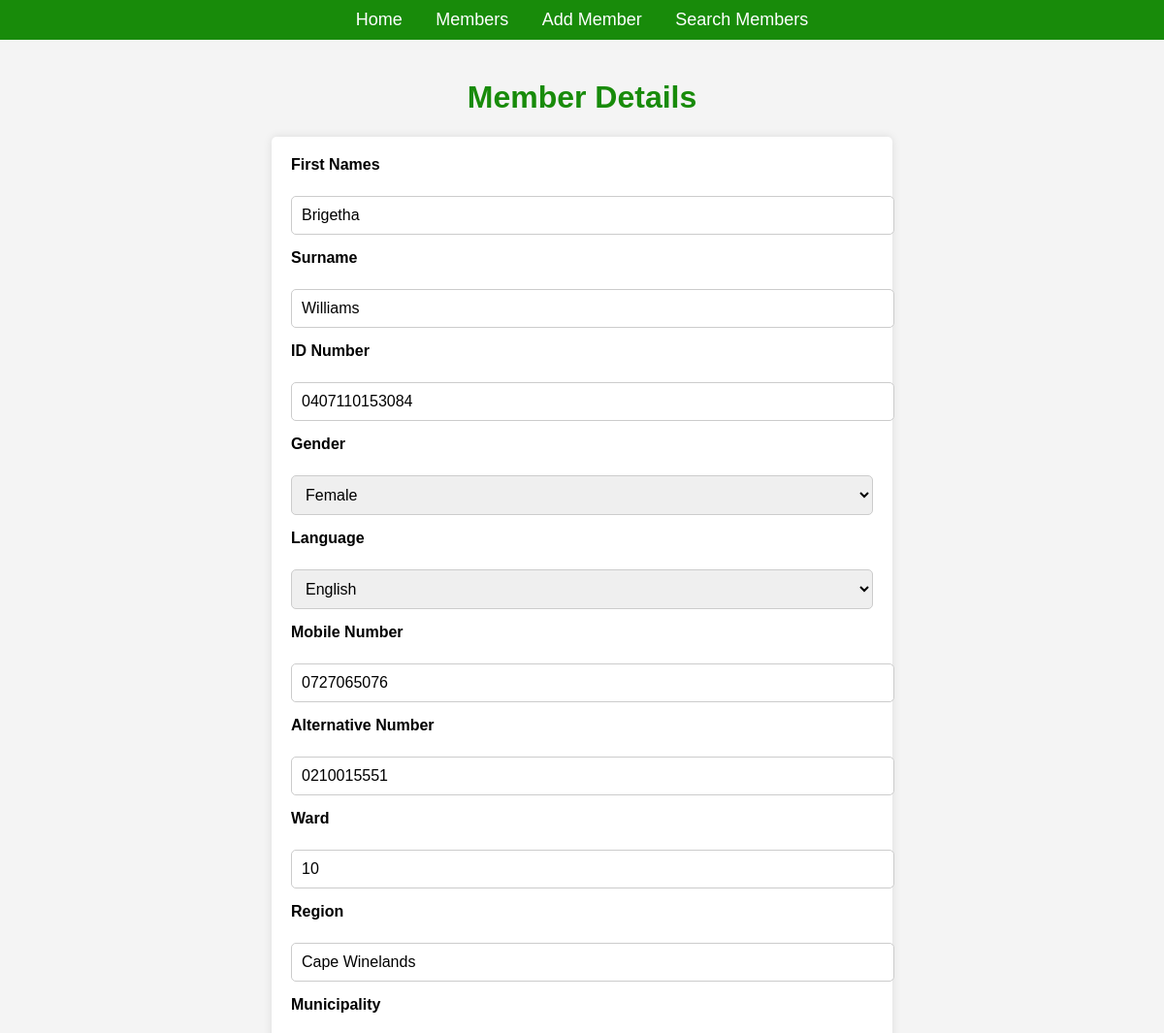
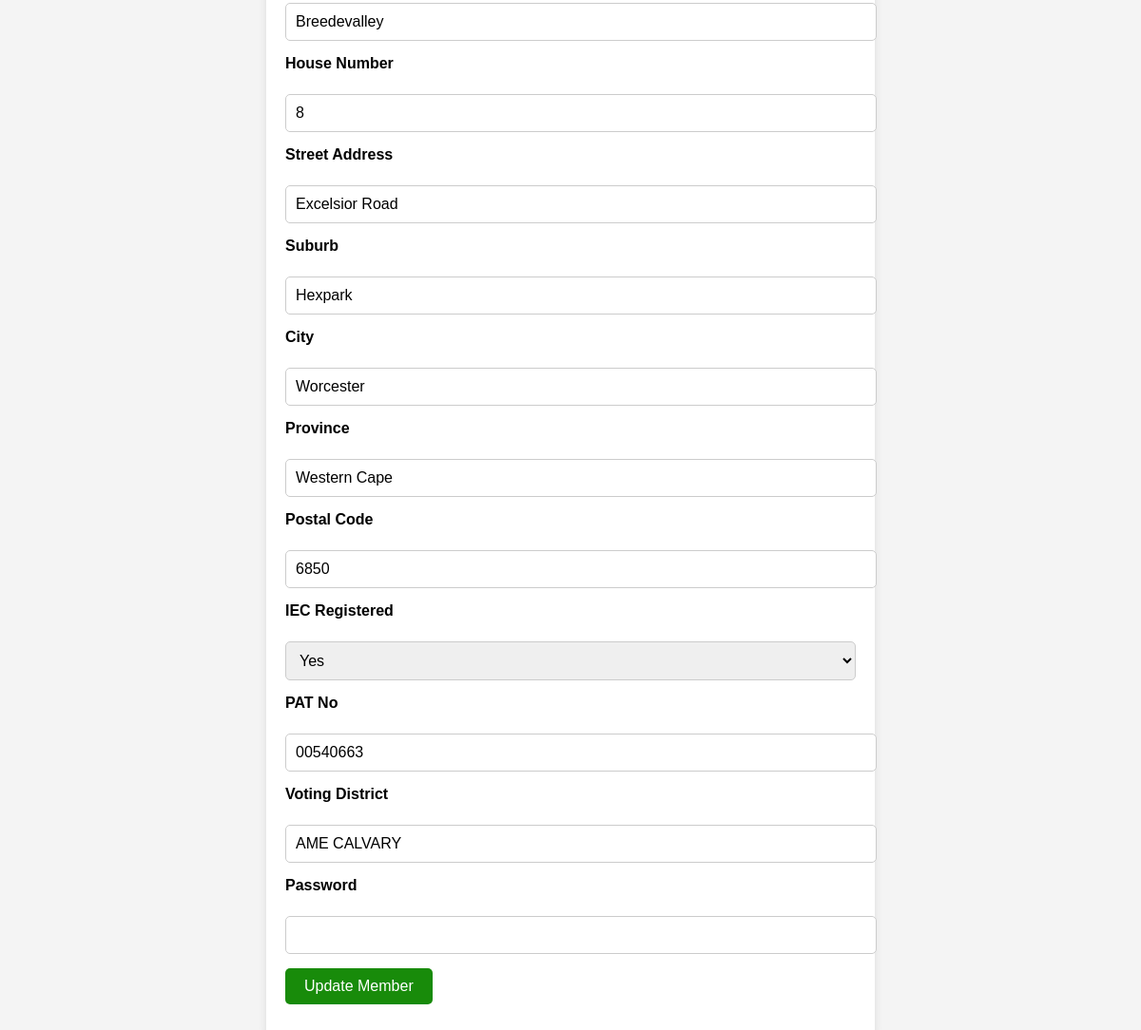
The page /member/5 on the database its author committed (2 pictures, top to bottom).
### app/models.py (models this page shows, shortened)
class Member(db.Model):
    id = db.Column(db.Integer, primary_key=True)
    first_names = db.Column(db.String(100), nullable=False)
    surname = db.Column(db.String(100), nullable=False)
    id_number = db.Column(db.String(13), unique=True, nullable=False)
    gender = db.Column(db.String(10), nullable=False)
    language = db.Column(db.String(20), nullable=False)
    mobile_number = db.Column(db.String(10), nullable=False)
    alternative_number = db.Column(db.String(10))
    ward = db.Column(db.String(2), nullable=False)
    region = db.Column(db.String(100), nullable=False)
    municipality = db.Column(db.String(100), nullable=False)
    house_number = db.Column(db.Integer, nullable=False)
    street_address = db.Column(db.String(100), nullable=False)
    suburb = db.Column(db.String(100), nullable=False)
    city = db.Column(db.String(100), nullable=False)
    province = db.Column(db.String(100), nullable=False)
    postal_code = db.Column(db.String(4), nullable=False)
    iec_registered = db.Column(db.String(3), nullable=False)
    pat_no = db.Column(db.String(100))
    voting_district = db.Column(db.String(100), nullable=False)

### app/routes.py (the view, shortened to what this page needs)
@member_routes.route('/member/<int:member_id>', methods=['GET', 'POST'])
def view_member(member_id):
    member = Member.query.get_or_404(member_id)
    form = MemberForm(obj=member)
    return render_template('view_member.html', member=member, form=form)

### app/templates/view_member.html (shortened to what this page needs)
{% extends "base.html" %}
{% block content %}
<h1>Member Details</h1>
<form method="POST">
    <div>
        {{ form.first_names.label }}<br>
        {{ form.first_names(size=32) }}
    </div>
    <div>
        {{ form.surname.label }}<br>
        {{ form.surname(size=32) }}
    </div>
    <div>
        {{ form.id_number.label }}<br>
        {{ form.id_number(size=32) }}
    </div>
    <div>
        {{ form.gender.label }}<br>
        {{ form.gender() }}
    </div>
    <div>
        {{ form.language.label }}<br>
        {{ form.language() }}
    </div>
    <div>
        {{ form.mobile_number.label }}<br>
        {{ form.mobile_number(size=32) }}
    </div>
    <div>
        {{ form.alternative_number.label }}<br>
        {{ form.alternative_number(size=32) }}
    </div>
    <div>
        {{ form.ward.label }}<br>
        {{ form.ward(size=32) }}
    </div>
    <div>
        {{ form.region.label }}<br>
        {{ form.region(size=32) }}
    </div>
    <div>
        {{ form.municipality.label }}<br>
        {{ form.municipality(size=32) }}
    </div>
    <div>
        {{ form.house_number.label }}<br>
        {{ form.house_number(size=32) }}
    </div>
    <div>
        {{ form.street_address.label }}<br>
        {{ form.street_address(size=32) }}
    </div>
    <div>
        {{ form.suburb.label }}<br>
        {{ form.suburb(size=32) }}
    </div>
    <div>
        {{ form.city.label }}<br>
        {{ form.city(size=32) }}
    </div>
    <div>
        {{ form.province.label }}<br>
        {{ form.province(size=32) }}
    </div>
    <div>
        {{ form.postal_code.label }}<br>
        {{ form.postal_code(size=32) }}
    </div>
    <div>
        {{ form.iec_registered.label }}<br>
        {{ form.iec_registered() }}
    </div>
    <div>
        {{ form.pat_no.label }}<br>
        {{ form.pat_no(size=32) }}
    </div>
    <div>
        {{ form.voting_district.label }}<br>
        {{ form.voting_district(size=32) }}
    </div>
<div>
    <label for="admin_password">Password</label><br>
    <input type="password" name="admin_password" id="admin_password" required>
</div>
<div>
    <button type="submit" name="update" class="button">Update Member</button>
</div>
</form>
{% endblock %}

### app/static/style.css (style rules this page uses)
body { font-family: Arial, sans-serif; background-color: #f4f4f4; margin: 0; padding: 0; }
h1 { color: #188b0a; text-align: center; }
form { background-color: #fff; padding: 20px; border-radius: 5px; box-shadow: 0 0 10px rgba(0, 0, 0, 0.1); max-width: 600px; margin: 20px auto; }
form div { margin-bottom: 15px; }
form label { display: block; margin-bottom: 5px; font-weight: bold; }
form input[type="text"], form input[type="password"], form input[type="number"], form select { width: 100%; padding: 10px; border: 1px solid #ccc; border-radius: 5px; font-size: 16px; }
.button { background-color: #188b0a; color: #fff; padding: 10px 20px; border: none; border-radius: 5px; cursor: pointer; font-size: 16px; text-decoration: none; display: inline-block; }

### rows shown on the page
Member: first_names "Brigetha", surname "Williams", id_number "0407110153084", gender "Female", language "English", mobile_number "0727065076", alternative_number "0210015551", ward "10", region "Cape Winelands", municipality "Breedevalley", house_number "8", street_address "Excelsior Road", suburb "Hexpark", city "Worcester", province "Western Cape", postal_code "6850", iec_registered "Yes", pat_no "00540663", voting_district "AME CALVARY"
